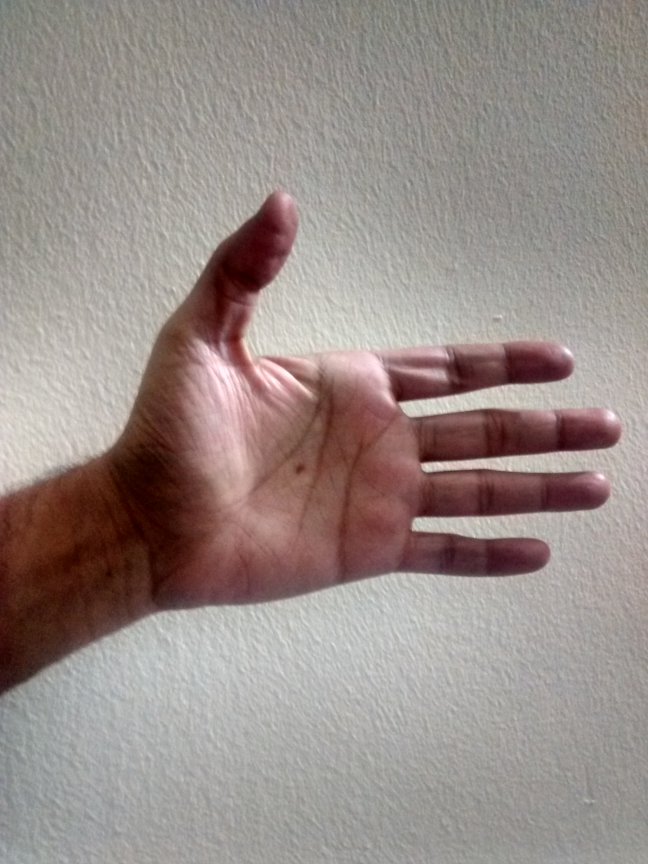
#> input picture code/h1.jpg, 1944 x 2592 px (shown at 1/3 size)
$ python prj.py   (older library calls are emulated)
#> lines starting #> are read from the running program, lines starting #| are printed output that depends on the picture
import cv2
import numpy as np


src=cv2.imread("h1.jpg")
#> src is the input picture: shape (2592, 1944, 3); mean B, G, R 136.5, 140.8, 152.6
src=cv2.resize(src,(500,500))
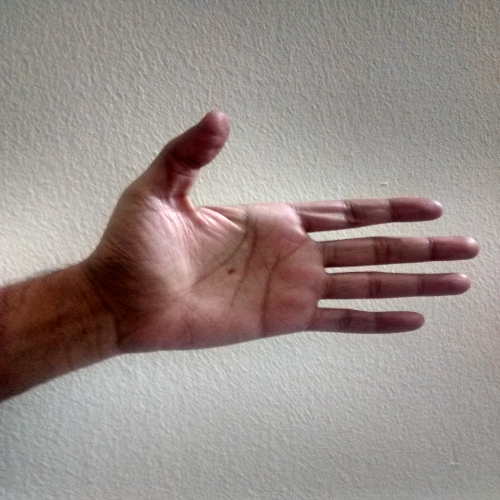
#> src: shape (500, 500, 3); mean B, G, R 136.4, 140.7, 152.5
cv2.imshow("STEP 1-source",src)
hsv=cv2.cvtColor(src,cv2.COLOR_BGR2HSV)
#> hsv: shape (500, 500, 3); mean H, S, V 33.7, 38.8, 152.8
cv2.imshow("STEP 2-HSV",hsv)
hsvSplit=cv2.split(hsv)
cv2.imshow("STEP 3-HSV Split",hsvSplit[1])
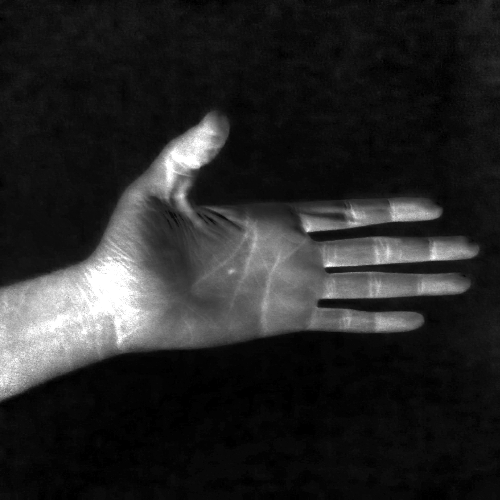
#> window 'STEP 3-HSV Split': shape (500, 500); min 0, max 255, mean 38.8
#Bluring the imgage to enhance the hand
#> (the run stopped early here; a loop or call above may not have finished)

$ run again, with code/h2.jpg copied over code/h1.jpg
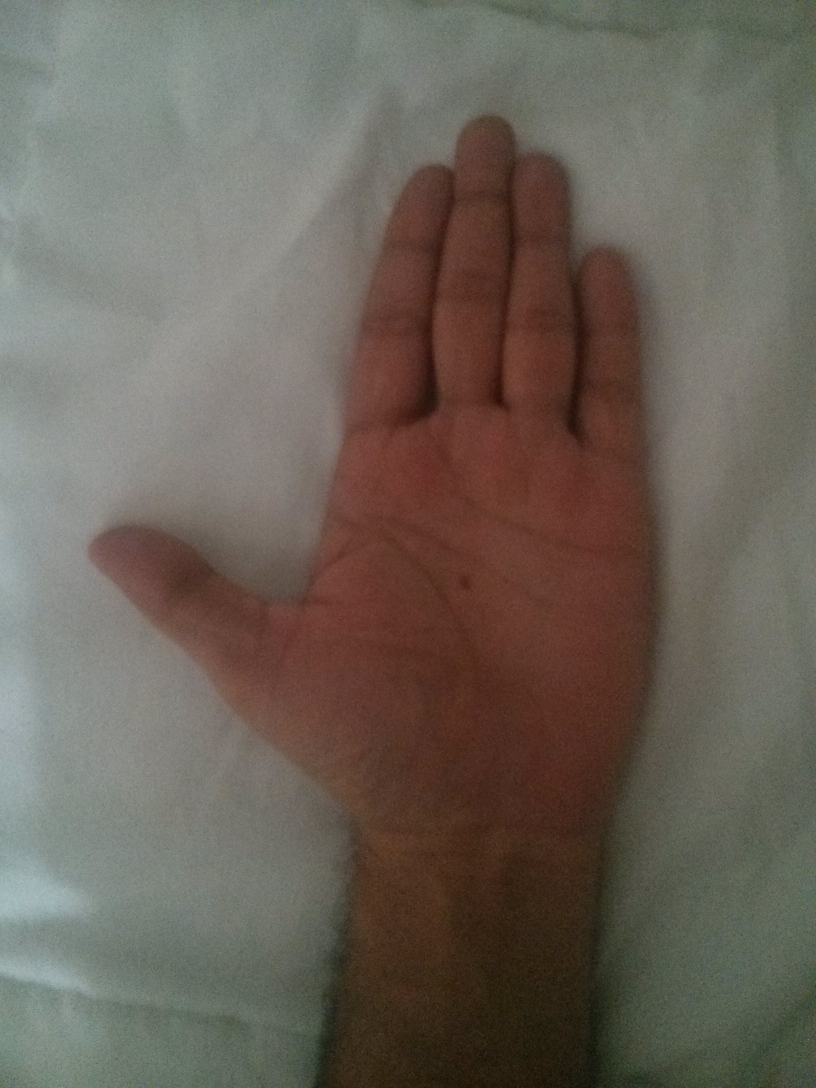
#> input picture code/h2.jpg, 2448 x 3264 px (shown at 1/3 size)
#> src is the input picture: shape (3264, 2448, 3); mean B, G, R 89.3, 98.8, 107.2
#> `src=cv2.resize(src,(500,500))`:
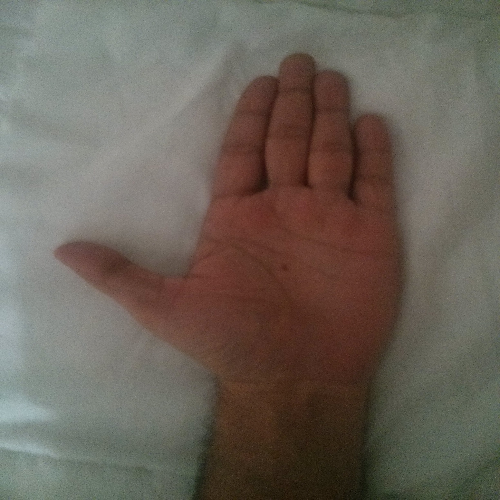
#> src: shape (500, 500, 3); mean B, G, R 89.2, 98.7, 107.1
#> hsv: shape (500, 500, 3); mean H, S, V 32.9, 61.9, 110.4
#> `cv2.imshow("STEP 3-HSV Split",hsvSplit[1])`:
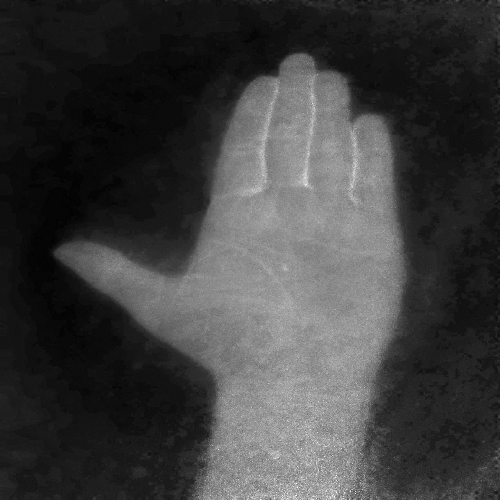
#> window 'STEP 3-HSV Split': shape (500, 500); min 0, max 255, mean 61.9

$ run again, with code/h3.jpg copied over code/h1.jpg
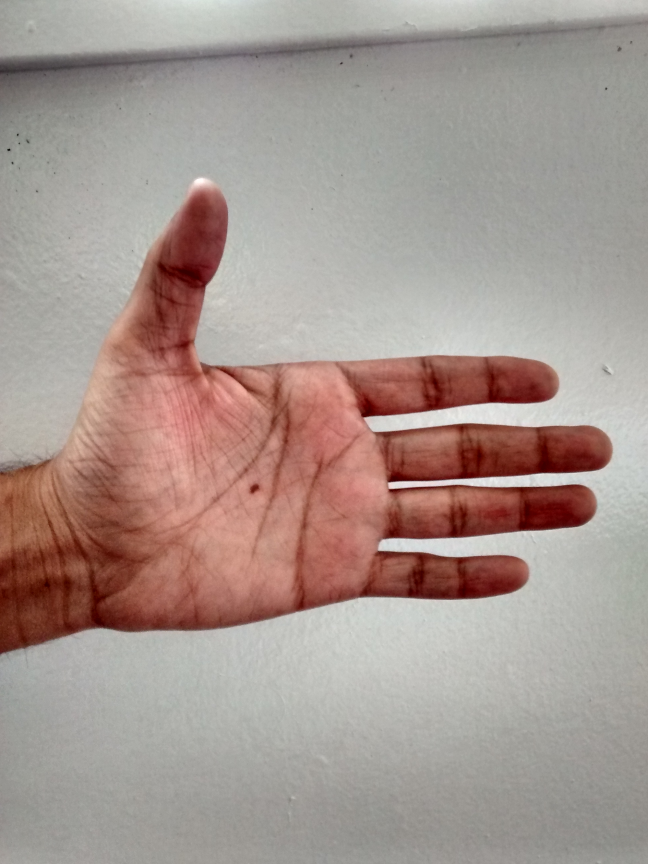
#> input picture code/h3.jpg, 1944 x 2592 px (shown at 1/3 size)
#> src is the input picture: shape (2592, 1944, 3); mean B, G, R 143.8, 150.3, 166.5
#> `src=cv2.resize(src,(500,500))`:
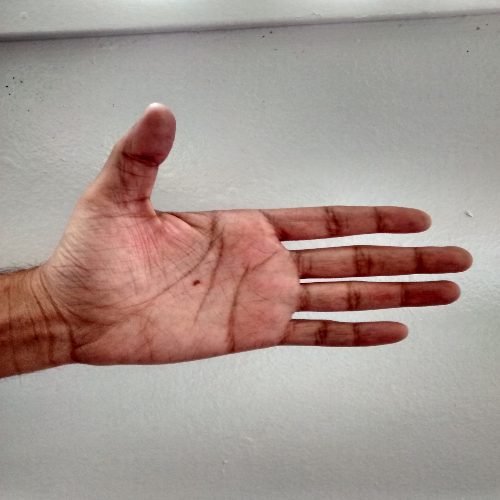
#> src: shape (500, 500, 3); mean B, G, R 143.7, 150.2, 166.4
#> hsv: shape (500, 500, 3); mean H, S, V 26.8, 40.2, 167
#> `cv2.imshow("STEP 3-HSV Split",hsvSplit[1])`:
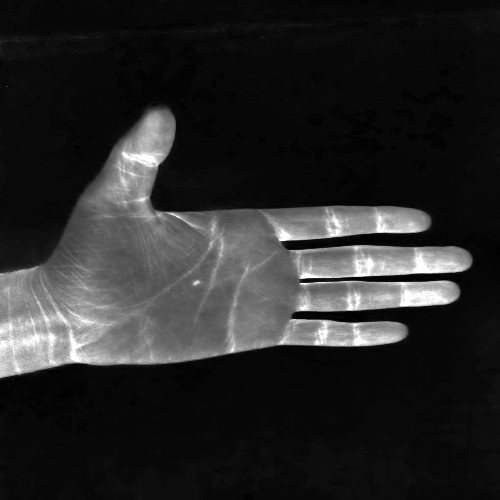
#> window 'STEP 3-HSV Split': shape (500, 500); min 0, max 255, mean 40.2
